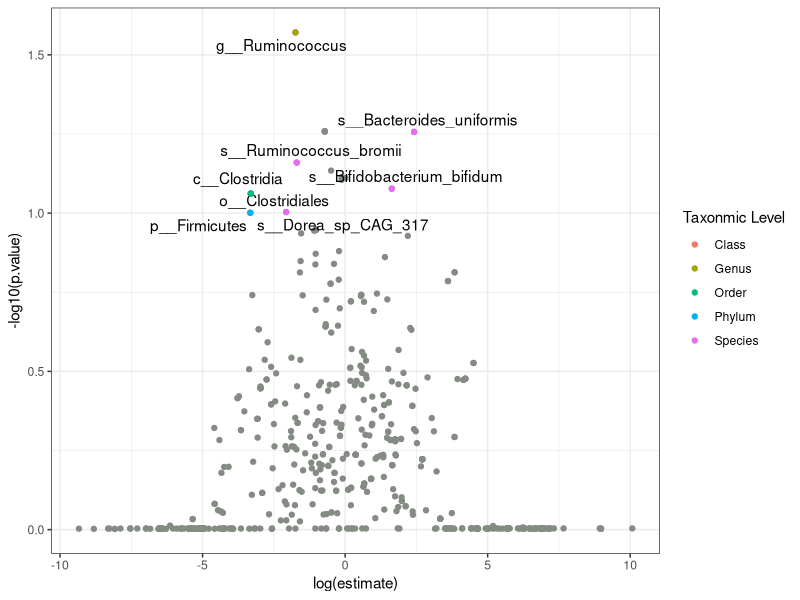

This figure's R source:
## ---- chunk 1
knitr::opts_chunk$set(echo = TRUE)

library(ggplot2)
library(tidyverse)
library(ggrepel)
## ---- chunk 2
#DF <- read.csv("/Users/mari/Desktop/mitox/data/modelling_AE-with-mics_baseline.csv")
DF <- read.csv("../data/modelling_AE-with-mics_baseline.csv")
## ---- chunk 3
p <- DF$p.value
p.adjust(p, method = "bonferroni")
## ---- chunk 4
DF <-DF %>%
  mutate(new.estimate = ifelse(estimate > 0, log(estimate), log(abs(estimate))*-1))
## ---- chunk 5
# filter labels to p.value < 0.06
DF <- DF %>%
  mutate(taxa = ifelse(p.value < 0.1 & (new.estimate < -1.5 | new.estimate > 1.5), sub("^.+\\.", "", term), NA))
## ---- chunk 6
DF <- DF %>%
  mutate(level = substr(taxa, 1,1),
         'Taxonmic Level' = ifelse(level == "k", "Kingdom", 
                        ifelse(level == "p", "Phylum",
                               ifelse(level == "c", "Class", 
                                      ifelse(level == "o", "Order",
                                             ifelse(level == "f", "Family",
                                                    ifelse(level == "g", "Genus",
                                                           ifelse(level == "s", "Species",
                                                                  level))))))))
## ---- chunk 7
DF_color <- DF %>% filter(!is.na(level))
## ---- chunk 8
ggplot(data = DF, aes(x = new.estimate, y = -log10(p.value), label=taxa)) + 
  geom_point(color="honeydew4") + 
  theme_bw() + 
  labs(x="log(estimate)") + 
  geom_text_repel() +
  geom_point(data = DF_color, aes(x = new.estimate, y = -log10(p.value), label=taxa, color=`Taxonmic Level`))
